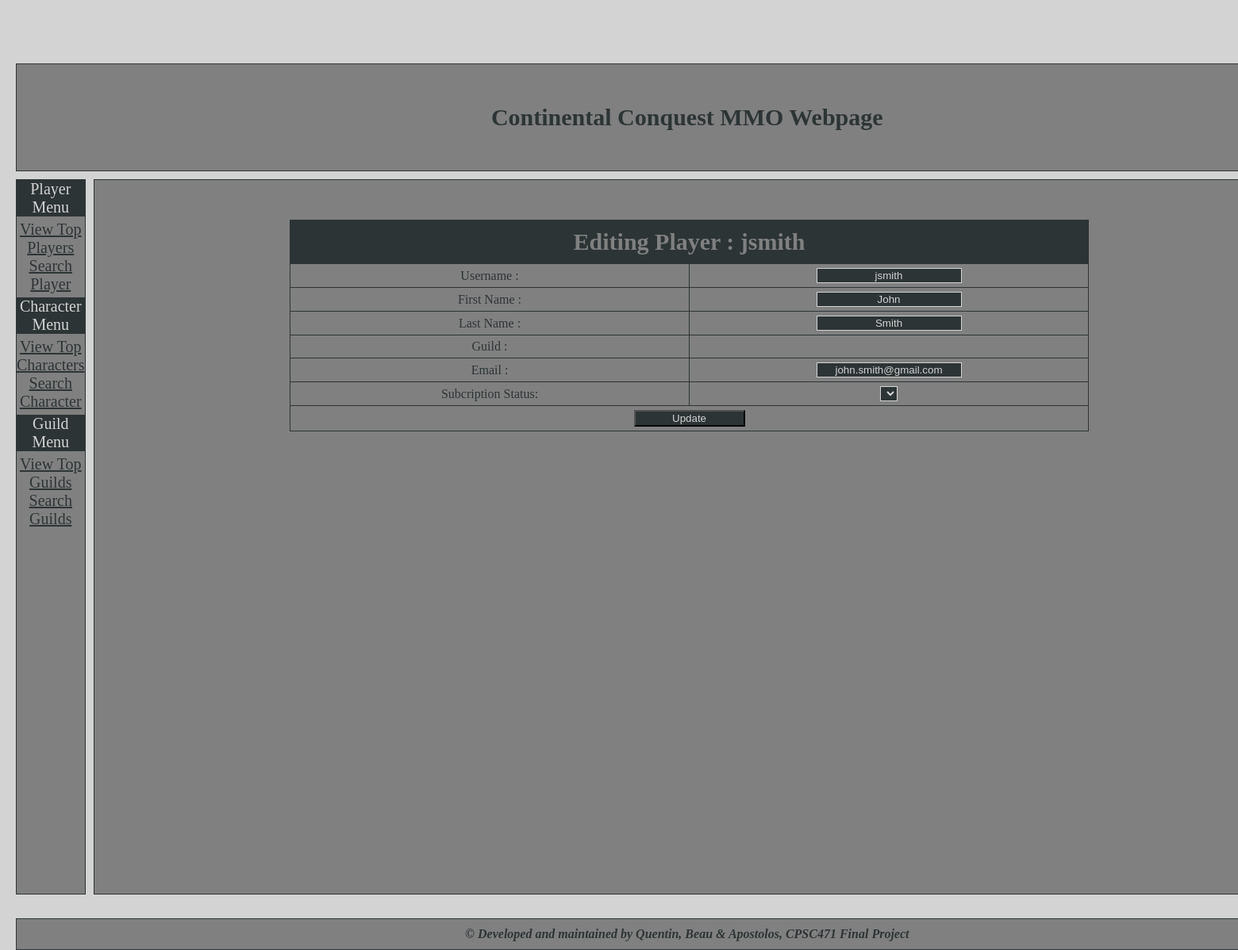
The page /editplayer.php?acct_id=1 on the database as committed earlier.
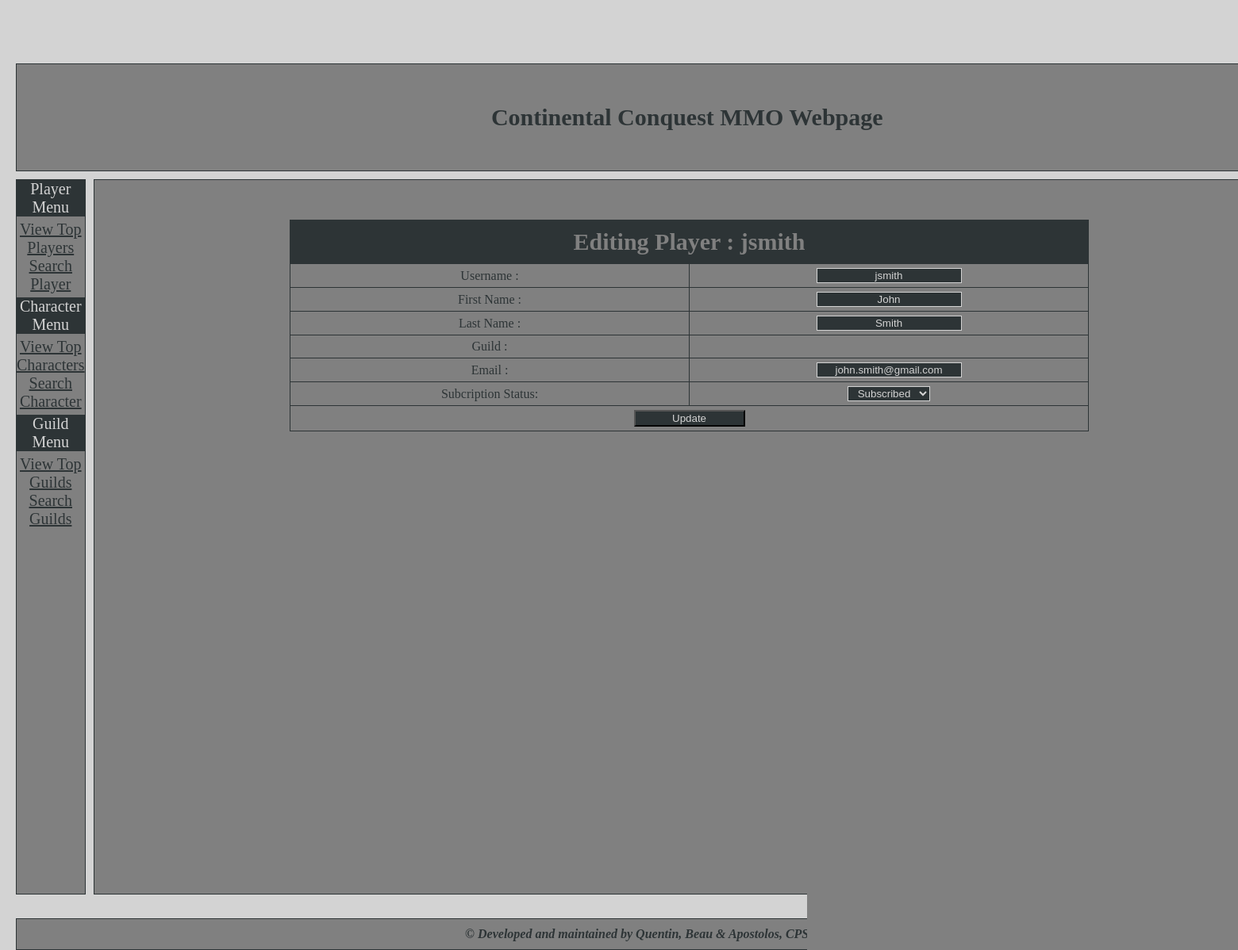
The same page on the database as committed later.
### tables this page shows
CREATE TABLE PLAYERS (
	Player_ID INTEGER NOT NULL,
    Playtime VARCHAR(30) NOT NULL,
    Sub_status VARCHAR(20) NOT NULL,
	Guild VARCHAR(30) DEFAULT NULL,
    PRIMARY KEY (Player_ID),
    FOREIGN KEY (Player_ID) REFERENCES USERS (Acct_ID)
);

CREATE TABLE USERS (
	Acct_ID INTEGER auto_increment,
	Fname VARCHAR(20) NOT NULL,
	Lname VARCHAR(20) NOT NULL,
	Username VARCHAR(20) NOT NULL,
    Password VARCHAR(16) NOT NULL,
	Birthday DATE NOT NULL,
	Email VARCHAR(40) NOT NULL,
	PRIMARY KEY (Acct_ID)
);

### include/functions.php (called while the page is built, shortened)
<?php
    class Database {
        function init_connection($servername, $db, $username, $password) {
            $this->connection = mysqli_connect($servername, $username, $password, $db);
        }
    }
?>

### editplayer.php (the view, shortened to what this page needs)
<?php
    include 'include/connectDB.php';
    include 'include/header.php';
    include 'include/left-menu.php';
    if(isset($_POST["acct_id"])) {
        $acct_id = $_POST["acct_id"];
    } else {
        $acct_id = $_GET["acct_id"];
    }
    $stmt = $db->connection->prepare('SELECT * FROM PLAYERS, USERS WHERE Player_ID = ? AND Player_ID=Acct_ID');
    $stmt->bind_param('i', $acct_id);
    $stmt->execute();
    $result = $stmt->get_result();
?>
            <div class='center'>
                <div id='center-content'>
                    <table id='table_players'>
                        <tr class='table_players_row'>
                            <td class='table_players_data' id='table_players_title' colspan='3' >
                                Editing Player :
                                    <?php
                                        if ($result->num_rows == 0) {
                                            echo "<br/>Player not found.</td></tr>";
                                        } else {
                                            $row = $result->fetch_row();
                                            echo $row[7];
                        echo "
                                </td>
                            </tr>
                            <tr class='table_players_row'>
                                <td class='table_players_data'>
                                    Username :
                                </td>
                                <td class='table_players_data'>
                                    <input class='input-fields' type='text' value='".$row[7]."' />
                                </td>
                            </tr>
                            <tr class='table_players_row'>
                                <td class='table_players_data'>
                                    First Name :
                                </td>
                                <td class='table_players_data'>
                                    <input class='input-fields' type='text' value='".$row[5]."' />
                                </td>
                            </tr>
                            <tr class='table_players_row'>
                                <td class='table_players_data'>
                                    Last Name :
                                </td>
                                <td class='table_players_data'>
                                    <input class='input-fields' type='text' value='".$row[6]."' />
                                </td>
                            </tr>
                            <tr class='table_players_row'>
                                <td class='table_players_data'>
                                    Guild :
                                </td>
                                <td class='table_players_data'>
                                    ".$row[3]."
                                </td>
                            </tr>
                            <tr class='table_players_row'>
                                <td class='table_players_data'>
                                    Email :
                                </td>
                                <td class='table_players_data'>
                                    <input class='input-fields' type='text' value='".$row[10]."' />
                                </td>
                            </tr>
                            <tr class='table_players_row'>
                                <td class='table_players_data'>
                                    Subcription Status:
                                </td>
                                <td class='table_players_data'>
                                    <select class='input-fields'id='subscription-selector'> ";
                                        if($row[2] == 'Subscribed') {
                                            echo "
                                            <option value='Subscribed' selected>Subscribed</option>
                                            <option value='Unsubscribed'>Unsubscribed</option>
                                            <option value='Trial'>Trial</option>
                                            ";
                                        }
                                    echo"
                                    </select>
                                </td>
                            </tr>
                            <tr class='table_players_row'>
                                <td class='table_players_data' colspan='2'>
                                    <input type ='submit' class='submit-inputs' value='Update' />
                                </td>
                            </tr>
                            ";
                            }
                        ?>
                        </table>
                    </div>
                </div>
<?php
    include 'include/footer.php';
?>

Rows that differ between the two databases and show on the page:
changed players "jsmith": Sub_status (not shown) → "Subscribed"
